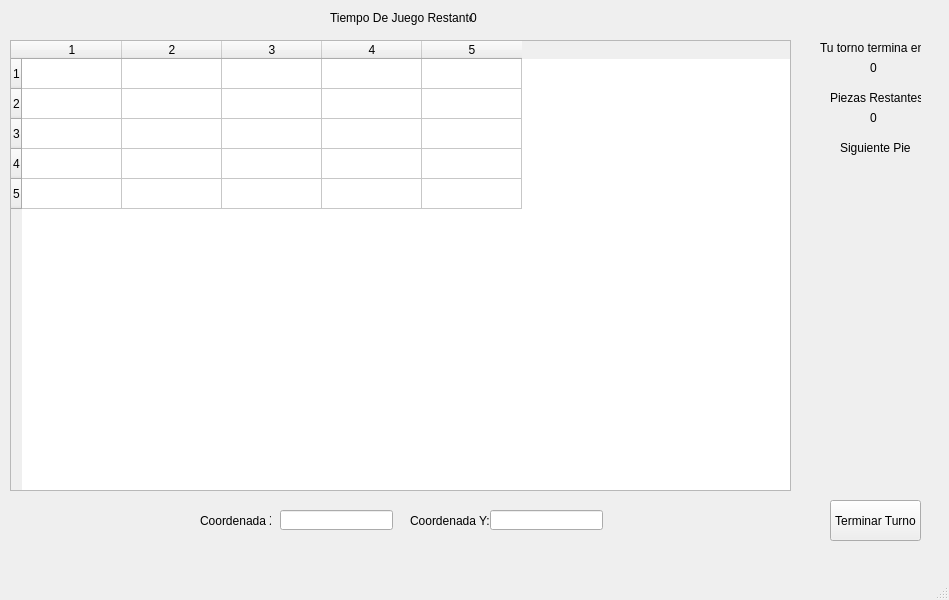
<?xml version="1.0" encoding="UTF-8"?>
<ui version="4.0">
 <class>MainWindow</class>
 <widget class="QMainWindow" name="MainWindow">
  <property name="geometry">
   <rect>
    <x>0</x>
    <y>0</y>
    <width>949</width>
    <height>600</height>
   </rect>
  </property>
  <property name="baseSize">
   <size>
    <width>0</width>
    <height>0</height>
   </size>
  </property>
  <property name="windowTitle">
   <string>MainWindow</string>
  </property>
  <widget class="QWidget" name="centralwidget">
   <widget class="QTableWidget" name="tableWidget">
    <property name="geometry">
     <rect>
      <x>10</x>
      <y>40</y>
      <width>781</width>
      <height>451</height>
     </rect>
    </property>
    <property name="rowCount">
     <number>5</number>
    </property>
    <property name="columnCount">
     <number>5</number>
    </property>
    <attribute name="horizontalHeaderCascadingSectionResizes">
     <bool>false</bool>
    </attribute>
    <attribute name="horizontalHeaderHighlightSections">
     <bool>false</bool>
    </attribute>
    <attribute name="horizontalHeaderShowSortIndicator" stdset="0">
     <bool>false</bool>
    </attribute>
    <attribute name="horizontalHeaderStretchLastSection">
     <bool>false</bool>
    </attribute>
    <attribute name="verticalHeaderVisible">
     <bool>true</bool>
    </attribute>
    <attribute name="verticalHeaderCascadingSectionResizes">
     <bool>false</bool>
    </attribute>
    <attribute name="verticalHeaderShowSortIndicator" stdset="0">
     <bool>false</bool>
    </attribute>
    <attribute name="verticalHeaderStretchLastSection">
     <bool>false</bool>
    </attribute>
    <row/>
    <row/>
    <row/>
    <row/>
    <row/>
    <column/>
    <column/>
    <column/>
    <column/>
    <column/>
   </widget>
   <widget class="QLabel" name="label">
    <property name="geometry">
     <rect>
      <x>200</x>
      <y>510</y>
      <width>71</width>
      <height>21</height>
     </rect>
    </property>
    <property name="text">
     <string>Coordenada X:</string>
    </property>
   </widget>
   <widget class="QLabel" name="label_2">
    <property name="geometry">
     <rect>
      <x>410</x>
      <y>511</y>
      <width>81</width>
      <height>20</height>
     </rect>
    </property>
    <property name="text">
     <string>Coordenada Y:</string>
    </property>
   </widget>
   <widget class="QLineEdit" name="Coordenada_X">
    <property name="geometry">
     <rect>
      <x>280</x>
      <y>510</y>
      <width>113</width>
      <height>20</height>
     </rect>
    </property>
   </widget>
   <widget class="QLineEdit" name="lineEdit_2">
    <property name="geometry">
     <rect>
      <x>490</x>
      <y>510</y>
      <width>113</width>
      <height>20</height>
     </rect>
    </property>
   </widget>
   <widget class="QLabel" name="label_3">
    <property name="geometry">
     <rect>
      <x>330</x>
      <y>10</y>
      <width>141</width>
      <height>16</height>
     </rect>
    </property>
    <property name="text">
     <string>Tiempo De Juego Restante:</string>
    </property>
   </widget>
   <widget class="QLabel" name="GeneralTimer">
    <property name="geometry">
     <rect>
      <x>470</x>
      <y>10</y>
      <width>21</width>
      <height>16</height>
     </rect>
    </property>
    <property name="text">
     <string>0</string>
    </property>
   </widget>
   <widget class="QLabel" name="label_4">
    <property name="geometry">
     <rect>
      <x>820</x>
      <y>40</y>
      <width>101</width>
      <height>16</height>
     </rect>
    </property>
    <property name="text">
     <string>Tu torno termina en:</string>
    </property>
   </widget>
   <widget class="QLabel" name="playerTimer">
    <property name="geometry">
     <rect>
      <x>870</x>
      <y>60</y>
      <width>21</width>
      <height>16</height>
     </rect>
    </property>
    <property name="text">
     <string>0</string>
    </property>
   </widget>
   <widget class="QLabel" name="label_5">
    <property name="geometry">
     <rect>
      <x>830</x>
      <y>90</y>
      <width>91</width>
      <height>16</height>
     </rect>
    </property>
    <property name="text">
     <string>Piezas Restantes:</string>
    </property>
   </widget>
   <widget class="QLabel" name="numPiezas">
    <property name="geometry">
     <rect>
      <x>870</x>
      <y>110</y>
      <width>21</width>
      <height>16</height>
     </rect>
    </property>
    <property name="text">
     <string>0</string>
    </property>
   </widget>
   <widget class="QLabel" name="label_6">
    <property name="geometry">
     <rect>
      <x>840</x>
      <y>140</y>
      <width>71</width>
      <height>16</height>
     </rect>
    </property>
    <property name="text">
     <string>Siguiente Pieza:</string>
    </property>
   </widget>
   <widget class="QPushButton" name="pushButton">
    <property name="geometry">
     <rect>
      <x>830</x>
      <y>500</y>
      <width>91</width>
      <height>41</height>
     </rect>
    </property>
    <property name="text">
     <string>Terminar Turno</string>
    </property>
   </widget>
  </widget>
  <widget class="QMenuBar" name="menubar">
   <property name="geometry">
    <rect>
     <x>0</x>
     <y>0</y>
     <width>949</width>
     <height>21</height>
    </rect>
   </property>
  </widget>
  <widget class="QStatusBar" name="statusbar"/>
 </widget>
 <resources/>
 <connections/>
</ui>
